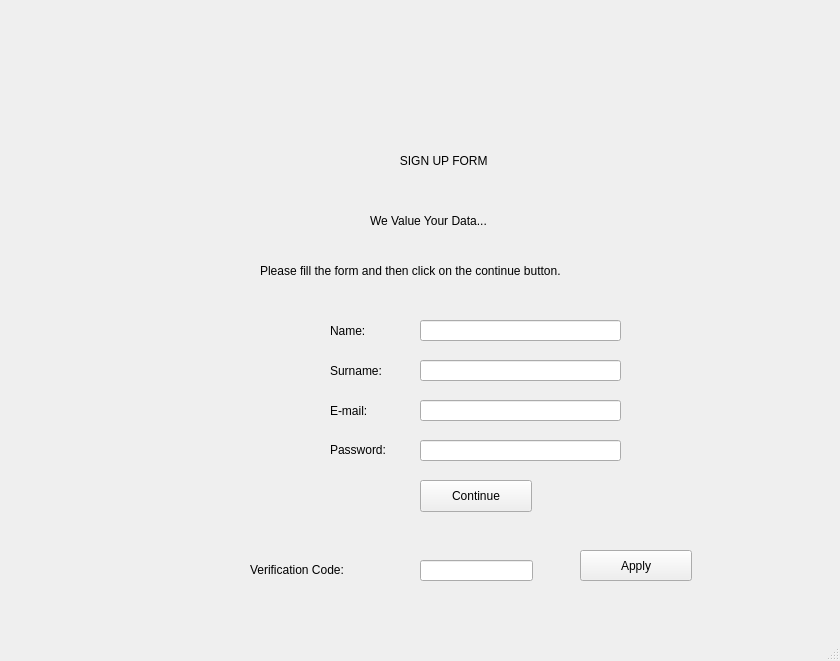
<?xml version="1.0" encoding="UTF-8"?>
<ui version="4.0">
 <class>MainWindow</class>
 <widget class="QMainWindow" name="MainWindow">
  <property name="geometry">
   <rect>
    <x>0</x>
    <y>0</y>
    <width>840</width>
    <height>661</height>
   </rect>
  </property>
  <property name="windowTitle">
   <string>MainWindow</string>
  </property>
  <widget class="QWidget" name="centralwidget">
   <widget class="QLabel" name="label">
    <property name="geometry">
     <rect>
      <x>-210</x>
      <y>10</y>
      <width>1091</width>
      <height>651</height>
     </rect>
    </property>
    <property name="text">
     <string/>
    </property>
    <property name="pixmap">
     <pixmap>../.designer/backup/Users/rabiayapicioglu/Desktop/PY/maxresdefault.jpg</pixmap>
    </property>
   </widget>
   <widget class="QLabel" name="label_2">
    <property name="geometry">
     <rect>
      <x>-420</x>
      <y>-50</y>
      <width>1091</width>
      <height>701</height>
     </rect>
    </property>
    <property name="text">
     <string/>
    </property>
    <property name="pixmap">
     <pixmap>PY/maxresdefault.jpg</pixmap>
    </property>
   </widget>
   <widget class="QLineEdit" name="name">
    <property name="geometry">
     <rect>
      <x>420</x>
      <y>320</y>
      <width>201</width>
      <height>21</height>
     </rect>
    </property>
   </widget>
   <widget class="QLineEdit" name="surname">
    <property name="geometry">
     <rect>
      <x>420</x>
      <y>360</y>
      <width>201</width>
      <height>21</height>
     </rect>
    </property>
   </widget>
   <widget class="QLineEdit" name="email">
    <property name="geometry">
     <rect>
      <x>420</x>
      <y>400</y>
      <width>201</width>
      <height>21</height>
     </rect>
    </property>
   </widget>
   <widget class="QLineEdit" name="password">
    <property name="geometry">
     <rect>
      <x>420</x>
      <y>440</y>
      <width>201</width>
      <height>21</height>
     </rect>
    </property>
   </widget>
   <widget class="QLabel" name="label_3">
    <property name="geometry">
     <rect>
      <x>330</x>
      <y>400</y>
      <width>71</width>
      <height>21</height>
     </rect>
    </property>
    <property name="autoFillBackground">
     <bool>true</bool>
    </property>
    <property name="text">
     <string>E-mail:</string>
    </property>
   </widget>
   <widget class="QLabel" name="label_4">
    <property name="geometry">
     <rect>
      <x>330</x>
      <y>440</y>
      <width>71</width>
      <height>20</height>
     </rect>
    </property>
    <property name="autoFillBackground">
     <bool>true</bool>
    </property>
    <property name="text">
     <string>Password:</string>
    </property>
   </widget>
   <widget class="QLabel" name="label_5">
    <property name="geometry">
     <rect>
      <x>330</x>
      <y>360</y>
      <width>71</width>
      <height>21</height>
     </rect>
    </property>
    <property name="autoFillBackground">
     <bool>true</bool>
    </property>
    <property name="text">
     <string>Surname:</string>
    </property>
   </widget>
   <widget class="QLabel" name="label_6">
    <property name="geometry">
     <rect>
      <x>330</x>
      <y>320</y>
      <width>71</width>
      <height>21</height>
     </rect>
    </property>
    <property name="autoFillBackground">
     <bool>true</bool>
    </property>
    <property name="text">
     <string>Name:</string>
    </property>
   </widget>
   <widget class="QLabel" name="label_7">
    <property name="geometry">
     <rect>
      <x>370</x>
      <y>210</y>
      <width>131</width>
      <height>21</height>
     </rect>
    </property>
    <property name="autoFillBackground">
     <bool>true</bool>
    </property>
    <property name="text">
     <string>We Value Your Data...</string>
    </property>
   </widget>
   <widget class="QLabel" name="label_8">
    <property name="geometry">
     <rect>
      <x>260</x>
      <y>260</y>
      <width>361</width>
      <height>21</height>
     </rect>
    </property>
    <property name="autoFillBackground">
     <bool>true</bool>
    </property>
    <property name="text">
     <string>Please fill the form and then click on the continue button.</string>
    </property>
   </widget>
   <widget class="QPushButton" name="continueb">
    <property name="geometry">
     <rect>
      <x>420</x>
      <y>480</y>
      <width>112</width>
      <height>32</height>
     </rect>
    </property>
    <property name="text">
     <string>Continue</string>
    </property>
   </widget>
   <widget class="QLabel" name="label_9">
    <property name="geometry">
     <rect>
      <x>320</x>
      <y>150</y>
      <width>261</width>
      <height>21</height>
     </rect>
    </property>
    <property name="autoFillBackground">
     <bool>true</bool>
    </property>
    <property name="text">
     <string>                        SIGN UP FORM</string>
    </property>
   </widget>
   <widget class="QLabel" name="label_10">
    <property name="geometry">
     <rect>
      <x>400</x>
      <y>30</y>
      <width>91</width>
      <height>91</height>
     </rect>
    </property>
    <property name="text">
     <string/>
    </property>
    <property name="pixmap">
     <pixmap>20200406212436!Ankara_Üniversitesi_logosu.png</pixmap>
    </property>
    <property name="scaledContents">
     <bool>true</bool>
    </property>
   </widget>
   <widget class="QLabel" name="label_11">
    <property name="geometry">
     <rect>
      <x>0</x>
      <y>0</y>
      <width>1021</width>
      <height>631</height>
     </rect>
    </property>
    <property name="text">
     <string/>
    </property>
    <property name="pixmap">
     <pixmap>maxresdefault.jpg</pixmap>
    </property>
   </widget>
   <widget class="QLabel" name="results_output">
    <property name="geometry">
     <rect>
      <x>160</x>
      <y>520</y>
      <width>621</width>
      <height>21</height>
     </rect>
    </property>
    <property name="autoFillBackground">
     <bool>true</bool>
    </property>
    <property name="text">
     <string/>
    </property>
   </widget>
   <widget class="QLineEdit" name="verification_code">
    <property name="geometry">
     <rect>
      <x>420</x>
      <y>560</y>
      <width>113</width>
      <height>21</height>
     </rect>
    </property>
   </widget>
   <widget class="QPushButton" name="apply_button">
    <property name="geometry">
     <rect>
      <x>580</x>
      <y>550</y>
      <width>112</width>
      <height>31</height>
     </rect>
    </property>
    <property name="text">
     <string>Apply</string>
    </property>
   </widget>
   <widget class="QLabel" name="label_13">
    <property name="geometry">
     <rect>
      <x>250</x>
      <y>560</y>
      <width>121</width>
      <height>20</height>
     </rect>
    </property>
    <property name="autoFillBackground">
     <bool>true</bool>
    </property>
    <property name="text">
     <string>Verification Code:</string>
    </property>
   </widget>
   <zorder>label_11</zorder>
   <zorder>label</zorder>
   <zorder>label_2</zorder>
   <zorder>name</zorder>
   <zorder>surname</zorder>
   <zorder>email</zorder>
   <zorder>password</zorder>
   <zorder>label_3</zorder>
   <zorder>label_4</zorder>
   <zorder>label_5</zorder>
   <zorder>label_6</zorder>
   <zorder>label_7</zorder>
   <zorder>label_8</zorder>
   <zorder>continueb</zorder>
   <zorder>label_9</zorder>
   <zorder>label_10</zorder>
   <zorder>results_output</zorder>
   <zorder>verification_code</zorder>
   <zorder>apply_button</zorder>
   <zorder>label_13</zorder>
  </widget>
  <widget class="QMenuBar" name="menubar">
   <property name="geometry">
    <rect>
     <x>0</x>
     <y>0</y>
     <width>840</width>
     <height>22</height>
    </rect>
   </property>
  </widget>
  <widget class="QStatusBar" name="statusbar"/>
 </widget>
 <resources/>
 <connections/>
</ui>
